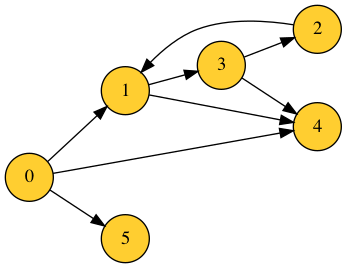

This figure's Python source:
from queue import Queue
from typing import Dict, List, Union

import pygraphviz
from graph_node import GraphNode

from config import config
from errors import InputException

Node = Union[int, str]


class Graph:
    def __init__(self, nodes: Dict[Node, List[Node]], directed: bool = False):
        if not nodes:
            raise InputException('Input list must have at least 1 element.')

        self.directed = directed
        self.nodes = self.construct_graph(nodes)
        self.node = self.nodes[0]

    @staticmethod
    def construct_graph(nodes: Dict[Node, List[Node]]) -> List[GraphNode]:
        node_map = {}
        for node_val in nodes:
            node = GraphNode(node_val)
            node_map[node_val] = node

        for node_val in nodes:
            node = node_map[node_val]
            for neighbor in nodes[node_val]:
                node.neighbors.append(node_map[neighbor])

        return list(node_map.values())

    def dfs(self):
        dfs_nodes = []
        visited = set()

        def _dfs(cur_node):
            if not cur_node:
                return

            dfs_nodes.append(cur_node.val)
            visited.add(cur_node)
            for neighbor in cur_node.neighbors:
                if neighbor not in visited:
                    _dfs(neighbor)

        _dfs(self.node)
        return dfs_nodes

    def bfs(self):
        bfs_nodes = []

        q = Queue()
        q.put(self.node)
        visited = set()
        visited.add(self.node)

        while not q.empty():
            node = q.get()
            bfs_nodes.append(node.val)

            for neighbor in node.neighbors:
                if neighbor not in visited:
                    q.put(neighbor)
                    visited.add(neighbor)

        return bfs_nodes

    def plot(self, output_path='./graph.png'):
        graph = pygraphviz.AGraph(directed=self.directed)
        graph.graph_attr['rankdir'] = 'LR'

        self._add_nodes(graph)

        graph.layout(prog='dot')
        graph.draw(output_path)
        graph.close()

    def _add_nodes(self, graph):
        node_ids = {node: id for id, node in enumerate(self.nodes)}

        for node_id, node in enumerate(self.nodes):
            graph.add_node(
                node_id,
                label=node.val,
                color=config.NODE_COLOR,
                shape=config.NODE_SHAPE,
                style=config.NODE_STYLE,
                fillcolor=config.NODE_FILL_COLOR,
            )
            for neighbor in node.neighbors:
                graph.add_edge(node_id, node_ids[neighbor])


if __name__ == '__main__':
    grp = Graph(
        {0: [1, 4, 5], 1: [3, 4], 2: [1], 3: [2, 4], 4: [], 5: []}, directed=True
    )
    grp.plot()

    print(grp.bfs())
    print(grp.dfs())
